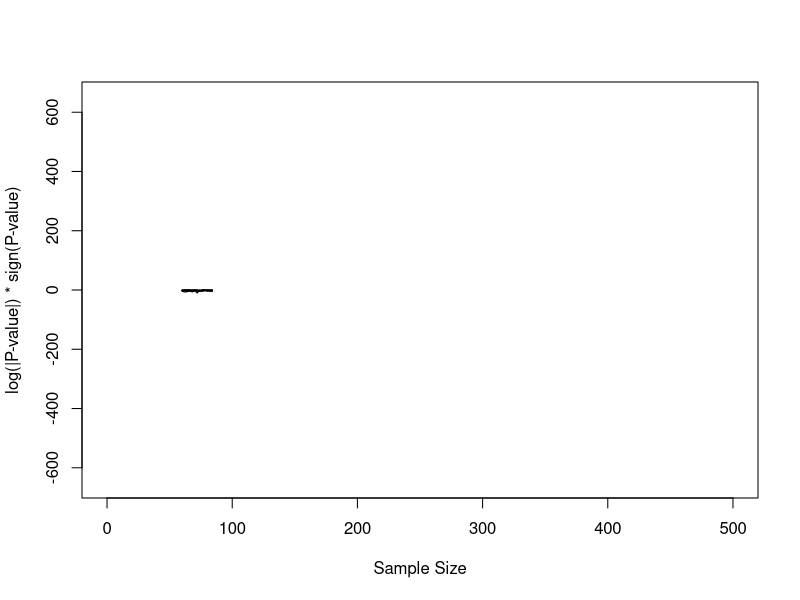
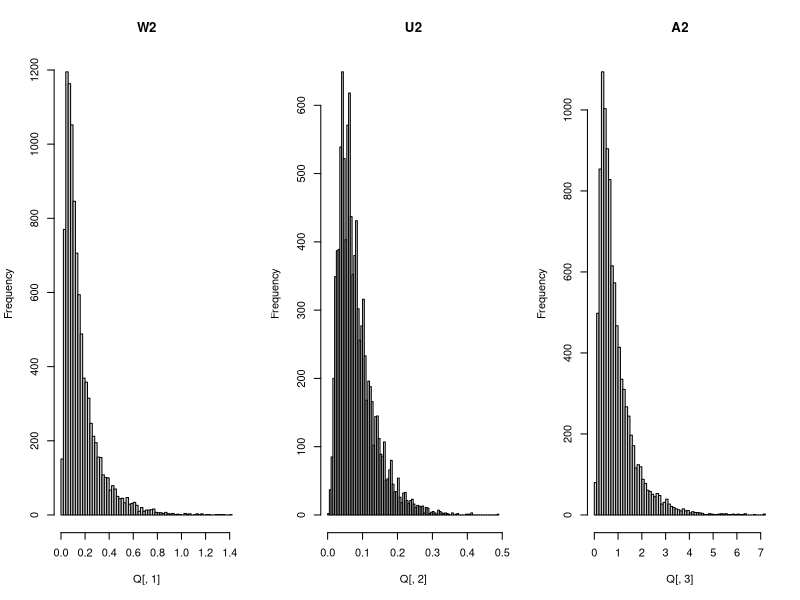

Write R code to recreate these figures, in order.
N <- seq(10, 500, by = 20)
P <- seq(10,200, by=10)

N <-    seq(60, 85, by = 2)
P <- seq(10,30, by=1)
P <- rep(25, 15)

Q <- matrix(NA, nrow=length(P), ncol=length(N))
for(i in 1:length(N)) {
  for(j in 1:length(P)) {
    n <- N[i]
    p <- P[j]
    y <- ecdf(1:p)
    x <- sample(1:p, n, replace=TRUE)
    Q[j,i] <- ks.test(x,y, alternative="less")$p.value
  }
}
rownames(Q) <- P
colnames(Q) <- N

plot(1, 0, xlim=c(0,500), ylim=c(-650,650), col="white", xlab="Sample Size", ylab="log(|P-value|) * sign(P-value)")

for(i in 1:nrow(Q)) {
  lines(N, log(abs(Q[i,]))*sign(Q[i,]))
}

Q <- matrix(NA, nrow=40, ncol=82) 
A <- rep(NA, 40)

for(i in 1:40 ) {
   x <- sample(1:25, 82, replace=TRUE)
   y <- ecdf(1:25)
   Q[i,] <- x
   A[i] <- ks.test(x,y, alternative="less")$p.value
}




# x = data points
# y = stepfunction of cdf
cvm.stat <- function(x,y, type=c(W2, U2, A2)) {
  I <- knots(y)
  N <- length(x)
  e <- diff(c(0,N*y(I)))
  obs <- rep(0, length(I))
  for(j in 1:length(I)) {
    obs[j] <- length(which(x == I[j]))
  }
  S <- cumsum(obs)
  T <- cumsum(e)
  H <- T/N
  p <- e/N
  t <- (p + p[c(2:length(p), 1)])/2
  Z <- S - T
  Zbar <- sum(Z*t)

  # Test Statistics:
  W2 <- sum(Z^2*t)/N
  U2 <- sum((Z-Zbar)^2*t)/N
  A2 <- sum((Z^2*t/(H*(1-H) ))[-length(I)])/N
  return(c(W2, U2, A2))
}

cvm.dist <- function(STAT, x,y, type=c(W2, U2, A2)) {

}

N <- 10000
Q <- matrix(rep(NA, N*3), nrow=N, ncol=3)
y <- ecdf(1:10)
for(i in 1:N) {
  x <- sample(1:10, 50, replace=TRUE)
  Q[i,] <- cvm.stat(x,y)
}

par(mfcol=c(1,3))
hist(Q[,1], breaks=100, main="W2")
hist(Q[,2], breaks=100, main="U2")
hist(Q[,3], breaks=100, main="A2")

# Should be 10:
sum(Q[,1] > 0.348)/nrow(Q)
sum(Q[,2] > 0.154)/nrow(Q)
sum(Q[,3] > 1.832)/nrow(Q)

## For distributions:

lambda <- c(4,1,0.5)
x <- 0.4
theta <- function(u) return(0.5*sum(atan(lambda*u)) - 0.5*x*u )
rho <- function(u) return(exp(0.25*sum(log(1+lambda^2*u^2))  ) )
fun <- function(u) return(sin(theta(u))/u*rho(u))

integrate(fun, 0, 25)



















